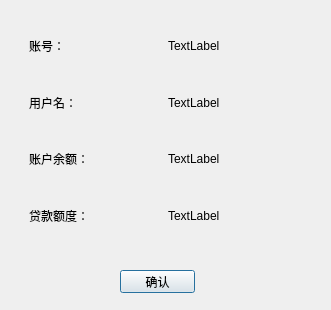
<?xml version="1.0" encoding="UTF-8"?>
<ui version="4.0">
 <class>VisitWin</class>
 <widget class="QDialog" name="VisitWin">
  <property name="geometry">
   <rect>
    <x>0</x>
    <y>0</y>
    <width>331</width>
    <height>310</height>
   </rect>
  </property>
  <property name="windowTitle">
   <string>用户信息</string>
  </property>
  <widget class="QWidget" name="gridLayoutWidget">
   <property name="geometry">
    <rect>
     <x>29</x>
     <y>20</y>
     <width>271</width>
     <height>221</height>
    </rect>
   </property>
   <layout class="QGridLayout" name="gridLayout">
    <item row="2" column="0">
     <widget class="QLabel" name="label_3">
      <property name="text">
       <string>账户余额：</string>
      </property>
     </widget>
    </item>
    <item row="0" column="0">
     <widget class="QLabel" name="label">
      <property name="text">
       <string>账号：</string>
      </property>
     </widget>
    </item>
    <item row="1" column="0">
     <widget class="QLabel" name="label_2">
      <property name="text">
       <string>用户名：</string>
      </property>
     </widget>
    </item>
    <item row="3" column="0">
     <widget class="QLabel" name="label_4">
      <property name="text">
       <string>贷款额度：</string>
      </property>
     </widget>
    </item>
    <item row="0" column="1">
     <widget class="QLabel" name="ShowID">
      <property name="text">
       <string>TextLabel</string>
      </property>
     </widget>
    </item>
    <item row="1" column="1">
     <widget class="QLabel" name="ShowName">
      <property name="text">
       <string>TextLabel</string>
      </property>
     </widget>
    </item>
    <item row="2" column="1">
     <widget class="QLabel" name="ShowBalance">
      <property name="text">
       <string>TextLabel</string>
      </property>
     </widget>
    </item>
    <item row="3" column="1">
     <widget class="QLabel" name="ShowLoan">
      <property name="text">
       <string>TextLabel</string>
      </property>
     </widget>
    </item>
   </layout>
  </widget>
  <widget class="QPushButton" name="ExitButton">
   <property name="geometry">
    <rect>
     <x>120</x>
     <y>270</y>
     <width>75</width>
     <height>23</height>
    </rect>
   </property>
   <property name="text">
    <string>确认</string>
   </property>
  </widget>
 </widget>
 <resources/>
 <connections/>
</ui>
